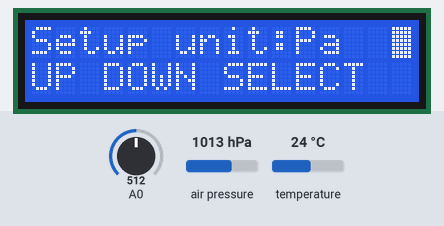
Recording of a sketch running on a simulated Arduino Uno, built with avr-gcc and run on an emulated ATmega328P. On the bench: 16×2 character LCD. Inputs (shaded band) come from the test bench; at power-on: A0 = 512, air pressure 1013 hPa, temperature 24 °C. What the sketch prints to the serial monitor is not drawn.

Above: at 1.0 s.
1.1 s: A0 set to 398
2.6 s: A0 set to 369
At 2.8 s:
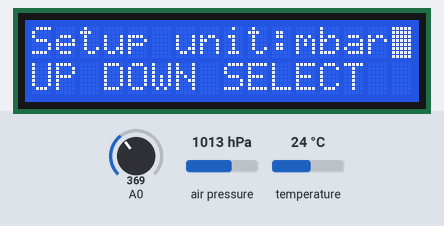
4.7 s: A0 set to 565
At 5.9 s:
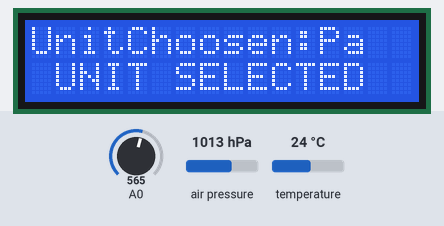
6.3 s: air pressure set to 952 hPa
At 9.0 s:
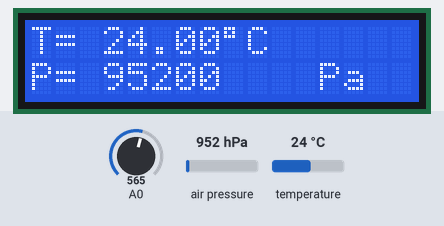
9.3 s: temperature set to 12 °C
At 10.7 s:
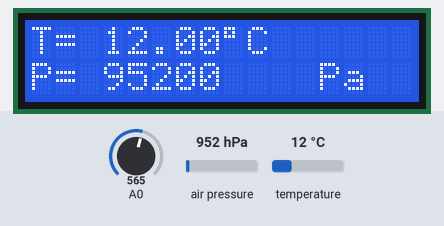
11.8 s: air pressure set to 975 hPa
At 13.3 s:
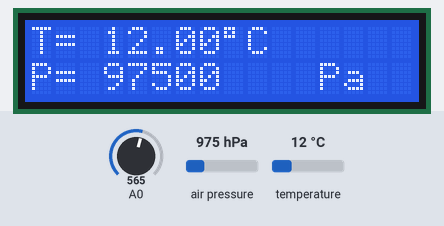
Timing chart, 0 to 14.8 s (numbered marks = the images above; inputs shaded):
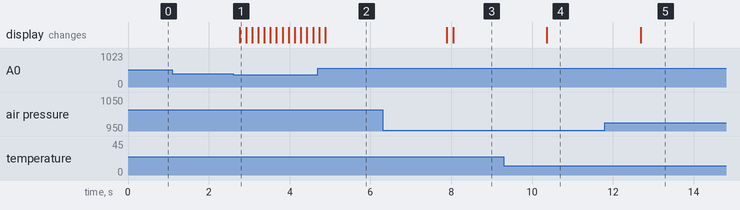

The sketch:

lcd_bmp_DoiDonViDo.ino
```cpp
//Sample using LiquidCrystal library
#include <LiquidCrystal.h>
#include <Wire.h>
#include <Adafruit_BMP085.h>
/*******************************************************

  This program will test the LCD panel and the buttons
  Mark Bramwell, July 2010

********************************************************/

// select the pins used on the LCD panel
LiquidCrystal lcd(8, 9, 4, 5, 6, 7);
Adafruit_BMP085 bmp;
// Connect VCC of the BMP085 sensor to 3.3V (NOT 5.0V!)
// Connect GND to Ground
// Connect SCL to i2c clock - on '168/'328 Arduino Uno/Duemilanove/etc thats Analog 5
// Connect SDA to i2c data - on '168/'328 Arduino Uno/Duemilanove/etc thats Analog 4
// EOC is not used, it signifies an end of conversion
// XCLR is a reset pin, also not used here
// define some values used by the panel and buttons
int lcd_key     = 0;
int adc_key_in  = 0;
unsigned int id = 0;                       // Chi so do vi do trong mang don vi
unsigned int dot = 0;                       // So sau dau thap phan
#define btnRIGHT  100
#define btnUP     101
#define btnDOWN   102
#define btnLEFT   103
#define btnSELECT 104
#define btnNONE   105
#define Pa   0
#define hPa  1
#define kPa  2
#define bar  3
#define mmHg 4
#define atm  5
#define mbar 6
//Khai bao mang ki tu cac don vi do ap suat
char* Unit[]={"Pa  ", "hPa ", "kPa ", "bar ","mmHg", "atm ","mbar"}; // 7 don vi do
// read the buttons
int read_LCD_buttons()
{
  adc_key_in = analogRead(0);      // read the value from the sensor
  delay(150);
  // my buttons when read are centered at these valies: 0, 144, 329, 504, 741
  // we add approx 50 to those values and check to see if we are close
  if (adc_key_in > 1000) return btnNONE; // We make this the 1st option for speed reasons since it will be the most likely result
  // For V1.1 us this threshold
  // if (adc_key_in < 50)   return btnRIGHT;
  // if (adc_key_in < 250)  return btnUP;
  // if (adc_key_in < 450)  return btnDOWN;
  // if (adc_key_in < 650)  return btnLEFT;
  // if (adc_key_in < 850)  return btnSELECT;

  // For V1.0 comment the other threshold and use the one below:

  if (adc_key_in < 50)   return btnRIGHT;
  if (adc_key_in < 195)  return btnUP;
  if (adc_key_in < 380)  return btnDOWN;
  if (adc_key_in < 555)  return btnLEFT;
  if (adc_key_in < 790)  return btnSELECT;

  return btnNONE;  // when all others fail, return this...
}
//Ham hien thi nhiet do len LCD
void HienThiNhietDo()
{
  lcd.setCursor(0, 0);
  lcd.print("T= "); // print a simple message
  lcd.setCursor(3, 0);
  lcd.print(bmp.readTemperature());
  lcd.setCursor(8, 0);
  lcd.print(char(223));
  lcd.setCursor(9, 0);
  lcd.print("C");
}
//Ham hien thi ap suat len LCD
int HienThiApSuat(unsigned int id, unsigned int dot)
{
  lcd.setCursor(0, 1);
  lcd.print("P= "); // print a simple message
  lcd.setCursor(3, 1);
  lcd.print(ConvertPressure(id), dot);
  lcd.setCursor(12, 1);
  lcd.print(Unit[id]);
}
// Ham chuyen doi giua cac don vi do
float ConvertPressure(unsigned int id)
{
  switch (id)
  {
    case Pa:
    {
      dot = 0;
      return float(bmp.readPressure());
    }
    case hPa:
    {
      dot = 2;
      return float(bmp.readPressure())/float(100);
    }
    case kPa:
    {
      dot = 3;
      return float(bmp.readPressure())/float(1000);
    }
    case bar:
    {
      dot = 5;
      return float(bmp.readPressure())/float(100000);
    }
    case mmHg:
    {
      dot = 5;
      return float(bmp.readPressure())*0.00750061683;
    }
    case atm:
    {
      dot = 7;
      return float(bmp.readPressure())*0.00000986923267;
    }
    case mbar:
    {
      dot = 2;
      return float(bmp.readPressure())/float(100);
    }
  }
  return float(bmp.readPressure());
}
// Ham chon lua va doi don vi do
void SetupUnit()
{
  lcd.setCursor(0,1);
  lcd.print("UP DOWN SELECT");
  lcd.setCursor(0,0);
  lcd.print("Setup unit:");
  lcd.setCursor(11,0);
  lcd.print(Unit[id]);
  lcd.blink();
  do
  {
    lcd_key = read_LCD_buttons();  // read the buttons
    switch (lcd_key)               // depending on which button was pushed, we perform an action
    {
      case btnUP:
        {
          id = id + 1;
          id = id%7;                // Quay vong cho don vi
          lcd.setCursor(11,0);
          lcd.print(Unit[id]);
          break;
        }
      case btnDOWN:
        {
          if (id == 0)
          {
            id = 6;
          }
          else
          {
            id = id - 1;
            id = id%7;                // Quay vong cho don vi
          }
            lcd.setCursor(11,0);
            lcd.print(Unit[id]);
          break;
        }
      case btnNONE:
        {
        }
    }
  } while (lcd_key != btnSELECT);
  lcd.setCursor(0,0);
  lcd.print("UnitChoosen:");
  lcd.print(Unit[id]);
  lcd.setCursor(0,1);
  lcd.print(" UNIT SELECTED  ");
  delay(3000);
}
void setup()
{
  lcd.begin(16, 2);              // start the library
  Serial.begin(9600);
  Serial.print(sizeof(Unit));
  if (!bmp.begin()) {
    Serial.println("Could not find a valid BMP085 sensor, check wiring!");
  }
  SetupUnit();                    // Setup don vi do
  lcd.clear();
}

void loop()
{
  Serial.println(bmp.readPressure());
  Serial.println(ConvertPressure(id));
  lcd_key = read_LCD_buttons();
  if (lcd_key == btnLEFT)
  {
    setup();
  }
  HienThiNhietDo();
  HienThiApSuat(id, dot);
  delay(1000);
}
```

Measured:
- the behaviour switches between 380 and 379 on A0 (found by bisection; images 0 and 1)
- after the input at 1.1 s, every drawn part: stays the same
- after the input at 2.6 s, the display: changes after 0.17 s (image 1)
- after the input at 4.7 s, the display: first differs from a run without the input after 0.18 s (image 2)
- after the input at 9.3 s, the display: changes after 1.1 s (image 4)
- after the input at 11.8 s, the display: changes after 0.89 s (image 5)
